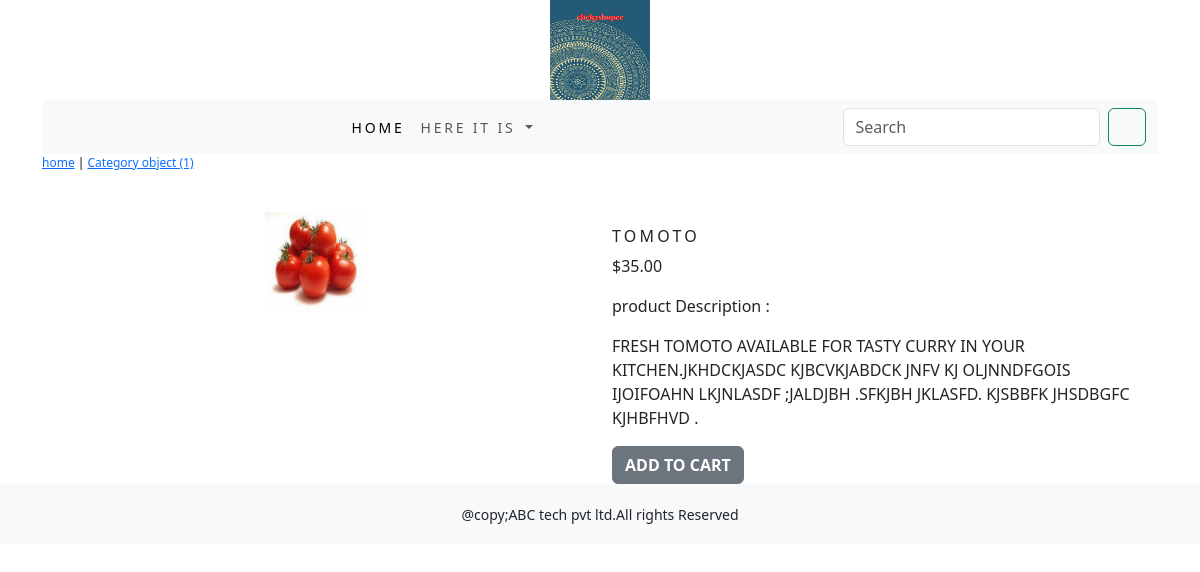
The page /shope/vegetables/tomoto/ on the database its author committed.
### shope/models.py (models this page shows, shortened)
class Product(models.Model):
    objects = None
    name = models.CharField(max_length=250, unique=True)
    slug = models.SlugField(max_length=250, unique=True)
    description = models.TextField(blank=True)
    price = models.DecimalField(max_digits=10, decimal_places=2)
    category = models.ForeignKey(Category, on_delete=models.CASCADE)
    image = models.ImageField(upload_to='product', blank=True)
    stock = models.IntegerField()
    available = models.BooleanField(default=True)
    created = models.DateTimeField(auto_now_add=True)
    updated = models.DateField(auto_now=True)
    class meta:
        ordering = 'name'
        verbose_name = 'product'
        verbose_name_plural = 'products'

class Category(models.Model):
    name = models.CharField(max_length=250, unique=True)
    slug = models.SlugField(max_length=250, unique=True)
    description = models.TextField(blank=True)
    image = models.ImageField(upload_to='category', blank=True)

### shope/views.py (the view)
# urls.py: path('<slug:c_slug>/<slug:product_slug>/',views.proDetail, name='prodCatdetail'),
def proDetail(request, c_slug, product_slug):
    try:
        product = Product.objects.get(category__slug=c_slug, slug=product_slug)
    except Exception as e:
        raise e
    return render(request, 'product.html', {'product': product})

### cart/context_processors.py (called while the page is built)
def counter(request):
    item_count = 0
    if 'admin' in request.path:
        return {}
    else:
        try:
            cart = Cart.objects.filter(cart_id=_cart_id(request))
            cart_items = CartItem.objects.all().filter(cart=cart[:1])
            for cart_item in cart_items:
                item_count += cart_item.quantity
        except Cart.DoesNotExist:
            item_count = 0
    return dict(item_count=item_count)

### cart/views.py (called while the page is built)
def _cart_id(request):
    cart = request.session.session_key
    if not cart:
        cart = request.session.create()
    return cart

### shope/context_processors.py (called while the page is built)
def menu_links(request):
    links = Category.objects.all
    return dict(links=links)

### templates/product.html (shortened to what this page needs)
{% extends 'base.html' %}
{% load static %}
{% block content %}
<div class="row my_prod_row_class">
    <div class="mx_auto">
        <p> <a href="{% url 'shope:allProdCat' %}">home</a> | <a href="{{Product.category.get_url}}">{{product.category}}</a></p>
    </div>
    <div class="container">
    <br>
    <div class="row">
        <div class="col-12 col-sm-12 col-md-12 col-lg-6 text-center">
            <div style="min-width:18rem">
                <img src="{{product.image.url}}" width="100" height="100" alt="{{product.name}}">
            </div>
        </div>
        <div class="col-12 col-sm-12 col-md-12 col-lg-6">
            <h1 class="my_prod_title">{{product.name}}</h1>
            <p>${{product.price}}</p>
            <p class="my_title">product Description :</p>
            <p class="text-justify my_prod_text">{{product.description}}</p>
            {% if product.stock <= 0 %}
            <p class="text-justify my_prod_text"><b>OUT OF STOCK</b></p>
            {% else %}
            <a class="btn btn-secondary" href="{% url 'cart:add_cart' product.id %}"><b>ADD TO CART</b></a>
            {% endif %}
        </div>
    </div>
    </div>
</div>
{% endblock %}

### static/CSS/custom.css (style rules this page uses)
body { font-family: 'Roboto', sans-serif; }
.my_title { font_size:16px; text_transform:uppercae; letter_spacing:.2em; }
.my_prod_row_class .mx_auto { color:#000; font-size:12px; text-decoration:none; }
.my_prod_title { font-size:16px; text_transform:uppercase; letter-spacing:.2em; padding-top:15px; padding_bottom:10px; }
.my_prod_text { padding-right:20px; }

### rows shown on the page
Product: category "Category object (1)", image (picture), name "TOMOTO", price "35.00", description "FRESH TOMOTO AVAILABLE FOR TASTY CURRY IN YOUR KITCHEN.JKHDCKJASDC KJBCVKJABDCK JNFV KJ OLJNNDFGOIS IJOIFOAHN LKJNLASDF ;JALDJBH .SFKJBH JKLASFD. KJSBBFK JHSDBGFC KJHBFHVD ."
